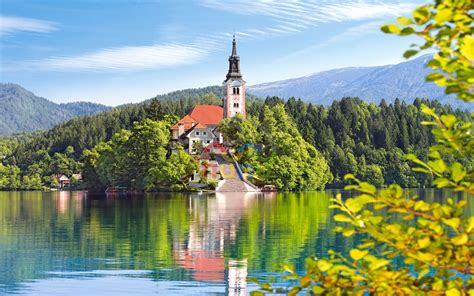
#> input picture OpenCV/image.jpg, 474 x 296 px
$ jupyter execute 'DRAW GEOMETRIC SHAPES.ipynb'
#> lines starting #> are read from the running program, lines starting #| are printed output that depends on the picture; after the words box and inside, x2 and y2 are one past the last pixel; in counts of white or black regions, pixels touching at a corner belong together
# DRAW GEOMETRIC SHAPES

Geometric shapes-circle,rectangele,triangel,eclipse,etc....

[cell 1]
#draw line shape in image
import cv2
img=cv2.imread('image.jpg')
#> img is the input picture: shape (296, 474, 3); mean B, G, R 126.1, 151.8, 135.7
img=cv2.line(img,(0,0),(100,100),(147,96,56),10)
#img-in which image we going to draw the shape
#(0,0)-stating coortinates
#(100,100)-end coordinates
#(147,96,56)-bgr color (rgb reverse)
#10-thickness of line
cv2.imshow('LIne',img)
cv2.waitKey(0)
cv2.destroyAllWindows()

[cell 2]
#draw arrowlined shape in image
import cv2
img=cv2.imread('image.jpg')
img=cv2.line(img,(0,0),(100,100),(147,96,56),10)
#img-in which image we going to draw the shape
#(0,0)-stating coortinates
#(100,100)-end coordinates
#(147,96,56)-bgr color (rgb reverse)
#10-thickness of line
img=cv2.arrowedLine(img,(200,200),(280,280),(147,96,56),10)
#img-in which image we going to draw the shape
#(200,200)-stating coortinates
#(280,280)-end coordinates
#(147,96,56)-bgr color (rgb reverse)
#10-thickness of line
cv2.imshow('LIne',img)
cv2.waitKey(0)
cv2.destroyAllWindows()

[cell 3]
#draw the rectangle in image
import cv2
img=cv2.imread('image.jpg')
img=cv2.rectangle(img,(0,0),(100,100),(178,96,56),10)
#img-in which image we going to draw the shape
#(0,0)-stating coortinates
#(100,100)-end coordinates
#(147,96,56)-bgr color (rgb reverse)
#10-thickness of line
cv2.imshow('rectangle',img)
cv2.waitKey(0)
cv2.destroyAllWindows()

[cell 4]
#draw the circle in image
import cv2
img=cv2.imread('image.jpg')
img=cv2.circle(img,(200,200),80,(178,96,56),-1)#if we give -1 circle fill with mentioned color
#img-in which image we going to draw the shape
#(200,200)-center
#80-radius
#(147,96,56)-bgr color (rgb reverse)
#10-thickness of line
cv2.imshow('rectangle',img)
cv2.waitKey(0)
cv2.destroyAllWindows()

[cell 5]
#how to write text on image
import cv2
img=cv2.imread('image.jpg')
font=cv2.FONT_HERSHEY_COMPLEX#this is one of the font style
img=cv2.putText(img,'KARTHIK',(100,100),font,2,(178,96,56),10)
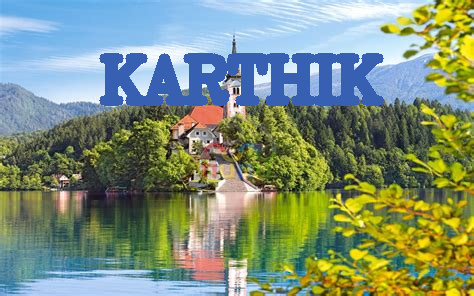
#> img: shape (296, 474, 3); mean B, G, R 123.1, 143.9, 126.4
#img-in which image we going to write text
#Karthik-what text we going to write
#(100,100)-strating coorditates of text
#font-font of the text
#2-size of the font
#(147,96,56)-bgr color (rgb reverse)
#10-thickness of line
cv2.imshow('rectangle',img)
cv2.waitKey(0)
cv2.destroyAllWindows()

[cell 6]
#create a image by numpy zeros method and write text on it
import numpy as np
img=np.zeros([500,600,4],dtype=np.uint8)
#width = 500  # Width of the image in pixels
#height = 600 # Height of the image in pixels
#channels = 4  # Number of color channels (e.g., 3 for RGB)
font=cv2.FONT_HERSHEY_SCRIPT_COMPLEX
img=cv2.putText(img,'RESHMA',(150,80),font,2,(255,255,255),5)
img=cv2.circle(img,(250,170),40,(0,0,255),-1)
img=cv2.circle(img,(300,170),40,(0,0,255),-1)
img=cv2.circle(img,(275,186),48,(0,0,255),-1)
img=cv2.putText(img,'KARTHIK',(140,300),font,2,(255,255,255),5)
cv2.imshow('image',img)
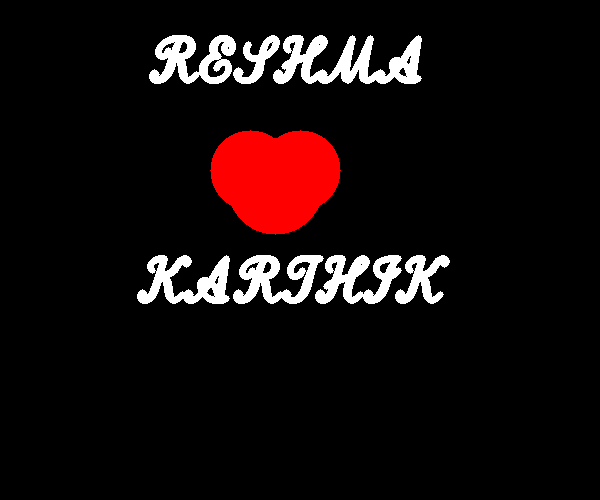
#> window 'image': shape (500, 600, 4); mean B, G, R, A 12.9, 12.9, 21.7, 0
cv2.waitKey()
cv2.destroyAllWindows()

$ run again, with OpenCV/apple.jfif saved as OpenCV/image.jpg
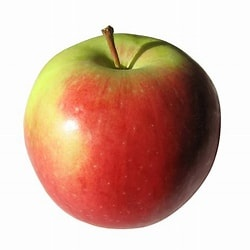
#> input picture OpenCV/apple.jfif, 250 x 250 px
#> img is the input picture: shape (250, 250, 3); mean B, G, R 159, 174.9, 211.2
#> `img=cv2.circle(img,(200,200),80,(178,96,56),-1)#if we give -1 circle f..`:
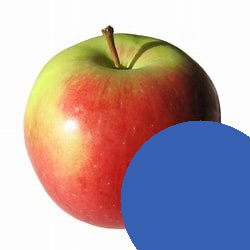
#> img: shape (250, 250, 3); mean B, G, R 166.5, 162.6, 181
#> `img=cv2.putText(img,'KARTHIK',(100,100),font,2,(178,96,56),10)`:
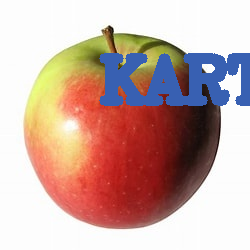
#> img: shape (250, 250, 3); 8.93% of pixels changed, all inside (x1, y1, x2, y2) = (99, 53, 250, 106)
